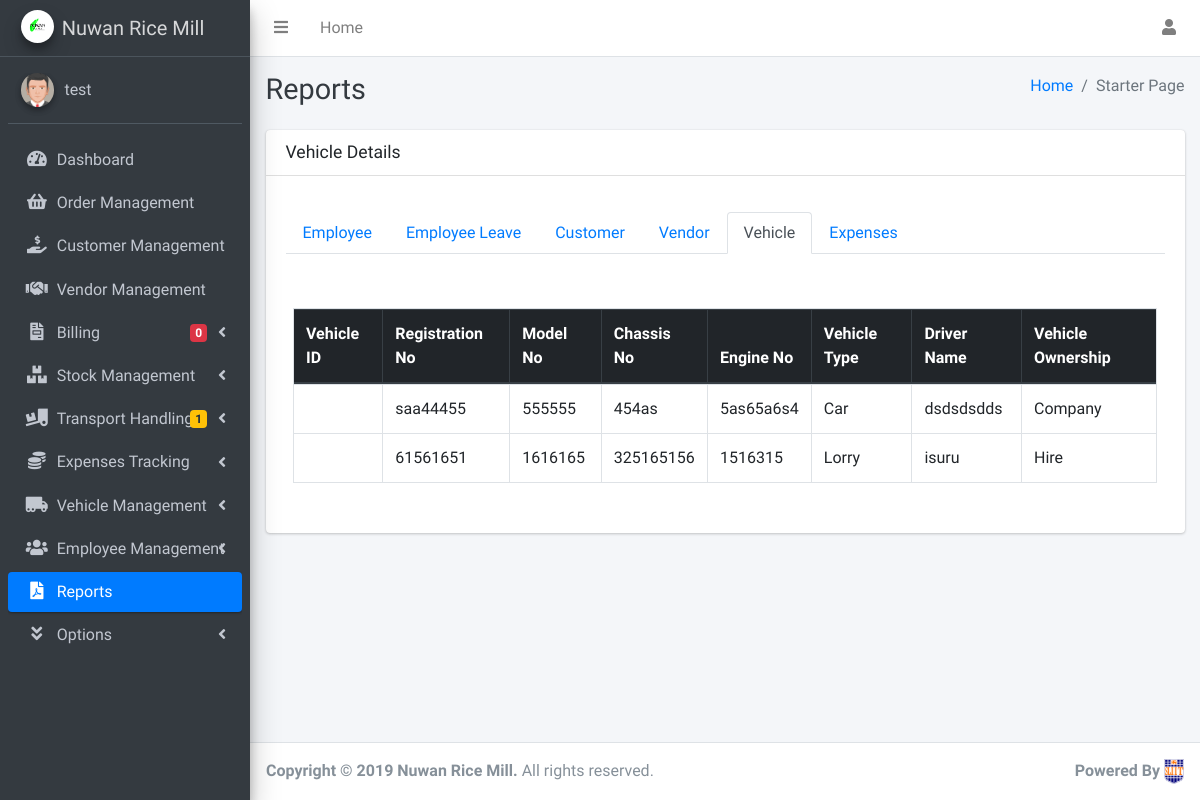
The page /Reports/VehiclesReport.php (signed in) on the database as committed earlier.
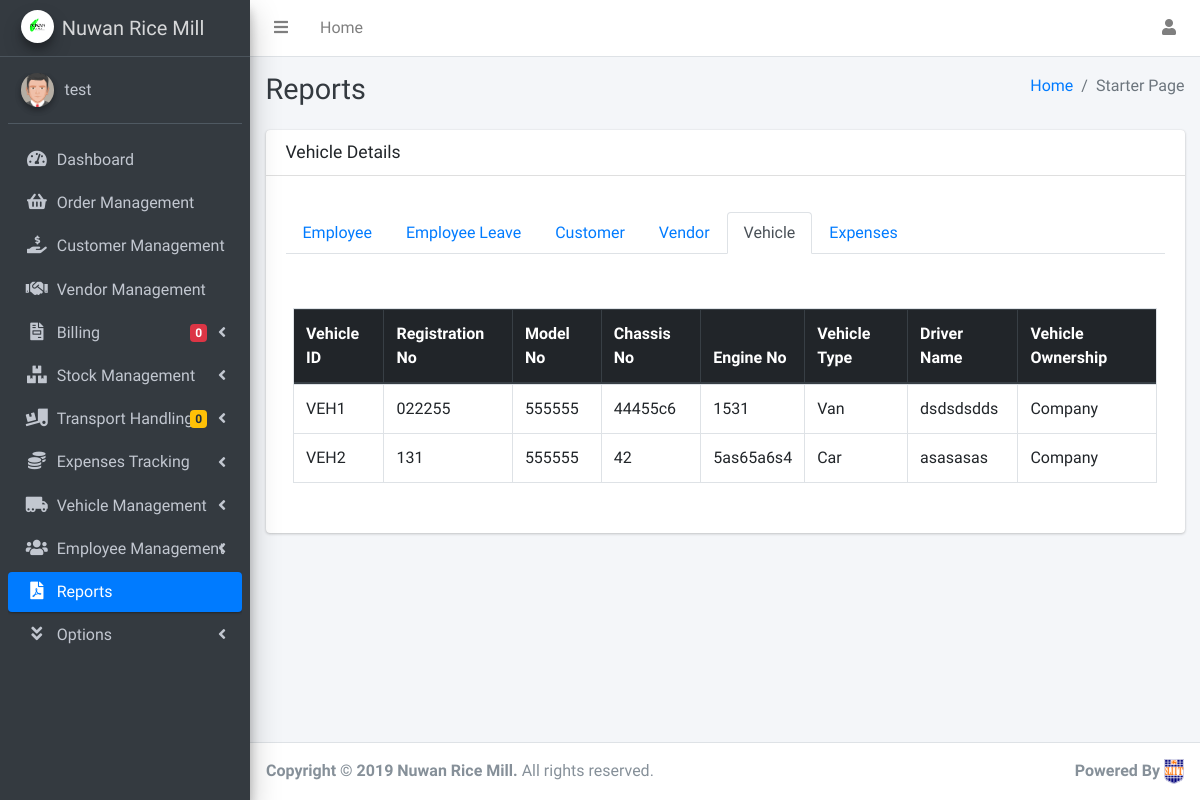
The same page on the database as committed later.
### tables this page shows
CREATE TABLE `employee` (
  `id` int(11) NOT NULL,
  `empid` varchar(50) NOT NULL,
  `fullname` varchar(200) NOT NULL,
  `name` varchar(100) NOT NULL,
  `dob` varchar(50) NOT NULL,
  `gender` varchar(10) NOT NULL,
  `nicnum` varchar(12) NOT NULL,
  `mnumber` varchar(10) NOT NULL,
  `empaddress` varchar(250) NOT NULL,
  `jondate` varchar(50) NOT NULL,
  `emptype` varchar(15) NOT NULL,
  `designation` varchar(25) NOT NULL,
  `DrivingLicenNum` varchar(50) NOT NULL,
  `Imglocation` varchar(200) NOT NULL,
  `Imgstatus` varchar(2) NOT NULL
);

CREATE TABLE `vehicle` (
  `VehicleID` int(11) NOT NULL,
  `VehID` varchar(50) NOT NULL,
  `VRegistrationNo` varchar(60) NOT NULL,
  `ModelNo` varchar(150) NOT NULL,
  `ChassisNo` varchar(150) NOT NULL,
  `EngineNo` varchar(150) NOT NULL,
  `V_typeId` int(11) NOT NULL,
  `id` int(11) NOT NULL,
  `VOwner` varchar(20) NOT NULL,
  `Status` varchar(20) NOT NULL
);

CREATE TABLE `vehicletype` (
  `V_typeId` int(11) NOT NULL,
  `vehicleTId` varchar(50) NOT NULL,
  `V_typeName` varchar(50) NOT NULL
);

### Reports/VehiclesReport.php (the view, shortened to what the changed rows need)
<?php
require '../inc/dbconnect.php';
include '../inc/Dashboardcalculations.php';
$query = "SELECT v.VehID,v.VRegistrationNo,v.ModelNo,v.ChassisNo,v.EngineNo,v.VOwner,vt.V_typeName,e.name FROM employee e, vehicletype vt,vehicle v WHERE e.id = v.id AND vt.V_typeId = v.V_typeId";
$customers = mysqli_query($con, $query);
?>
<!DOCTYPE html>
<html lang="en">
<head>
    <link rel="stylesheet" href="../dist/css/customCSS.css">
    <link rel="stylesheet" href="../plugins/overlayScrollbars/css/OverlayScrollbars.min.css">
    <link rel="stylesheet" href="../plugins/fontawesome-free/css/all.min.css">
    <link rel="stylesheet" href="../dist/css/adminlte.min.css">
    <link rel="stylesheet" href="../plugins/datatables-bs4/css/dataTables.bootstrap4.css">
    <link rel="stylesheet" href="../sweetalert/sweetalert2.min.css">
</head>
<body class="hold-transition sidebar-mini layout-fixed layout-navbar-fixed layout-footer-fixed">
    <div class="wrapper">
        <aside class="main-sidebar sidebar-dark-primary elevation-4">
            <div class="sidebar">
                <nav class="mt-2">
                    <ul class="nav nav-pills nav-sidebar flex-column" data-widget="treeview" role="menu" data-accordion="false">
                        <li class="nav-item has-treeview">
                            <a href="#" class="nav-link">
                                <p>Transport Handling
                                    <i class="right fas fa-angle-left"></i>
                                    <span class="badge badge-warning right"><?php num_of_transportAction(); ?></span>
                                </p>
                            </a>
                        </li>
                    </ul>
                </nav>
            </div>
        </aside>
        <div class="content-wrapper">
            <div class="content-header">
                <div class="container-fluid">
                    <div class="row mb-2">
                        <div class="col-sm-6">
                            <h1 class="m-0 text-dark">Reports</h1>
                        </div>
                    </div>
                </div>
            </div>
            <div class="content">
                <div class="container-fluid">
                    <div class="card mb-5">
                        <div class="card-body">
                            <div class="table-responsive">
                                <div class="dataTables_wrapper container-fluid dt-bootstrap4">
                                    <table id="example1" class="table table-bordered table-hover">
                                        <thead class="thead-dark">
                                            <tr>
                                                <th>Vehicle ID</th>
                                                <th>Registration No</th>
                                                <th>Model No</th>
                                                <th>Chassis No</th>
                                                <th>Engine No</th>
                                                <th>Vehicle Type</th>
                                                <th>Driver Name</th>
                                                <th>Vehicle Ownership</th>
                                            </tr>
                                        </thead>
                                        <tbody>
                                            <?php
                                            while ($row = mysqli_fetch_assoc($customers)) {
                                                $vehicleID = $row['VehID'];
                                                $RegistrationNo = $row['VRegistrationNo'];
                                                $model = $row['ModelNo'];
                                                $chassis = $row['ChassisNo'];
                                                $engine = $row['EngineNo'];
                                                $vehicle = $row['V_typeName'];
                                                $driver = $row['name'];
                                                $ownership = $row['VOwner'];
                                            ?>
                                                <tr>
                                                    <td><?php echo $vehicleID ?></td>
                                                    <td><?php echo $RegistrationNo ?></td>
                                                    <td><?php echo $model ?></td>
                                                    <td><?php echo $chassis ?></td>
                                                    <td><?php echo $engine ?></td>
                                                    <td><?php echo $vehicle ?></td>
                                                    <td><?php echo $driver ?></td>
                                                    <td><?php echo $ownership ?></td>
                                                </tr>
                                            <?php
                                            }
                                            ?>
                                        </tbody>
                                    </table>
                                    <br>
                                </div>
                            </div>
                        </div>
                    </div>
                    <br>
                </div>
            </div>
        </div>
    </div>
</body>
</html>

### inc/Dashboardcalculations.php (shortened to what the changed rows need)
<?php
function num_of_transportAction(){
    include 'dbconnect.php';
    $sql = "SELECT COUNT(o.OrderM_ID) AS TransportAction FROM orderm o WHERE o.D_Status='Yes' AND o.t_status='0' AND o.t_d_status='0'";
    $resultset = mysqli_query($con, $sql);
    $row = mysqli_fetch_assoc($resultset);
    $result = $row['TransportAction'];
    echo $result;
}
?>

Rows that differ between the two databases and show on the page:
no longer on this page (row unchanged): employee: vehicle.VRegistrationNo "61561651", vehicle.ModelNo "1616165", vehicle.ChassisNo "325165156", vehicle.EngineNo "1516315", vehicletype.V_typeName "Lorry", name "isuru", vehicle.VOwner "Hire"
shown differently, row unchanged: employee "dsdsdsdds": vehicle.VehID (not shown) → "VEH1"; vehicle.VRegistrationNo "saa44455" → "022255"; vehicle.ChassisNo "454as" → "44455c6"; vehicle.EngineNo "5as65a6s4" → "1531"; vehicletype.V_typeName "Car" → "Van"
added employee: vehicle.VehID "VEH2", vehicle.VRegistrationNo "131", vehicle.ModelNo "555555", vehicle.ChassisNo "42", vehicle.EngineNo "5as65a6s4", vehicletype.V_typeName "Car", name "asasasas", vehicle.VOwner "Company"
Other text that changed with them:
$result: "1" → "0"
